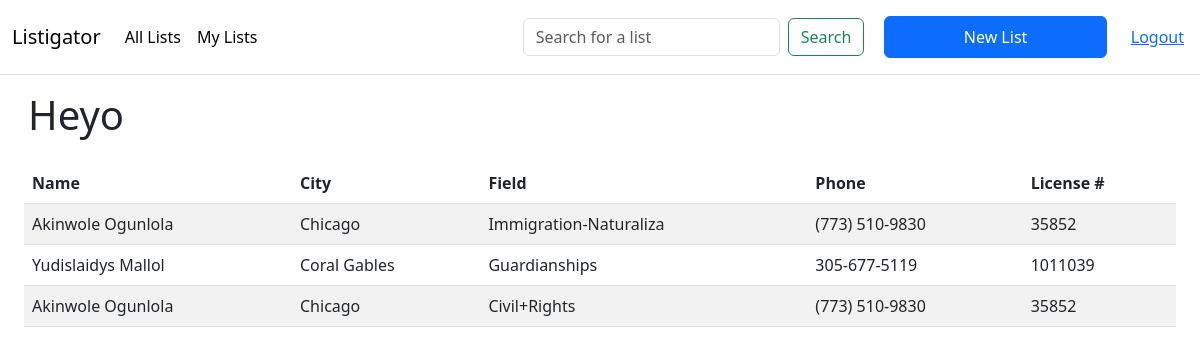
The page /list/7 (signed in) on the database its author committed.
### listigator/models.py (models this page shows, shortened)
class List(db.Model):
    id = db.Column(db.Integer, primary_key=True)
    user_id = db.Column(db.Integer, db.ForeignKey('user.id'),
        nullable=False)
    public = db.Column(db.Boolean, nullable=False, default=False)
    title = db.Column(db.String(50), nullable=False)
    lawyers = db.relationship('Lawyer', secondary=list_lawyers, lazy='subquery',
        backref=db.backref('lists', lazy=True))

class Lawyer(db.Model):
    id = db.Column(db.Integer, primary_key=True)
    license_number =db.Column(db.Integer, nullable=False)
    name = db.Column(db.String(50), nullable=False)
    city = db.Column(db.String(50), nullable=False)
    status = db.Column(db.String(20), nullable=False)
    phone = db.Column(db.String(20), nullable=False)
    field = db.Column(db.String(20), nullable=False)

### listigator/app.py (the view)
@main.route('/list/<int:list_id>')
@login_required
def list(list_id):
    list_to_show = List.query.get(list_id)
    lawyers = list_to_show.lawyers
    title = list_to_show.title
    return render_template('main/list.html', lawyers = lawyers, title=title)

### listigator/auth.py (called while the page is built)
def login_required(route):
    @functools.wraps(route)
    def wrapped_route(**kwargs):
        if session.get('user_id') is None:
            return redirect(url_for('auth.login'))
        return route(**kwargs)
    return wrapped_route

### listigator/templates/main/list.html (shortened to what this page needs)
{% extends 'main/layout.html' %}
{% block main %}
<h1 class="p-3">{{ title }}</h1>
{% if lawyers %}
<div class="container-fluid">
    <table class='table ph-3 bg-light table-striped'>
        <thead>
            <tr>
                <th scope="col">Name</th>
                <th scope="col">City</th>
                <th scope="col">Field</th>
                <th scope="col">Phone</th>
                <th scope="col">License #</th>
            </tr>
        </thead>
        <tbody>
            {% for lawyer in lawyers %}
            <tr class='p-3'>
                <td class='city'>{{lawyer.city}}</td>
                <td class='field'>{{lawyer.field}}</td>
                <td class='license_number'>{{lawyer.license_number}}</td>
                <td class='name'>{{lawyer.name}}</td>
                <td class='phone'>{{lawyer.phone}}</td>
            </tr>
            {% endfor %}
        </tbody>
    </table>
</div>
{% else %}
    <p>This list is empty</p>
{% endif %}
{% endblock %}

### listigator/static/css/style.css (style rules this page uses)
:root { --primary: #00356b; --secondary: #287dc0; --tertiary: #63aaff; --grey: lightgrey; --white: #fff; }

### rows shown on the page
List: title "Heyo"
Lawyer: city "Akinwole Ogunlola", field "Chicago", license_number "Immigration-Naturaliza", name "(773) 510-9830", phone "35852"
Lawyer: city "Yudislaidys Mallol", field "Coral Gables", license_number "Guardianships", name "305-677-5119", phone "1011039"
Lawyer: city "Akinwole Ogunlola", field "Chicago", license_number "Civil+Rights", name "(773) 510-9830", phone "35852"
